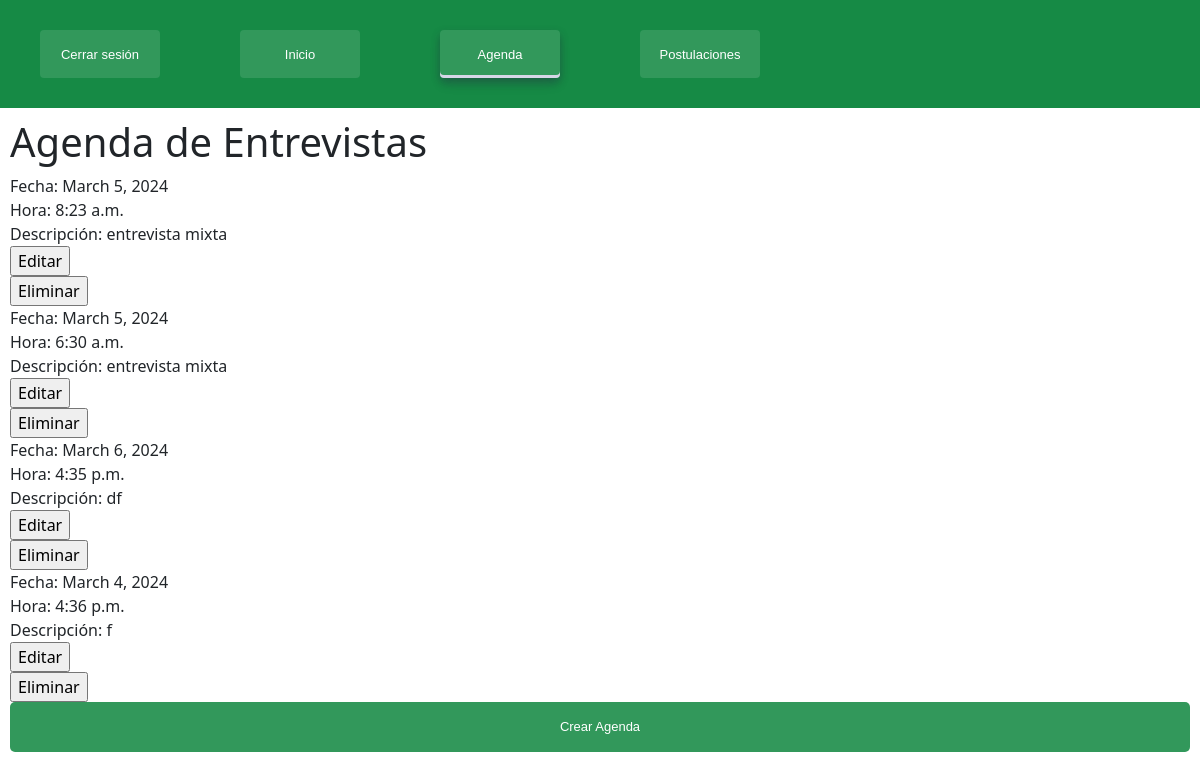
Before: /agendas/ with the older database file.
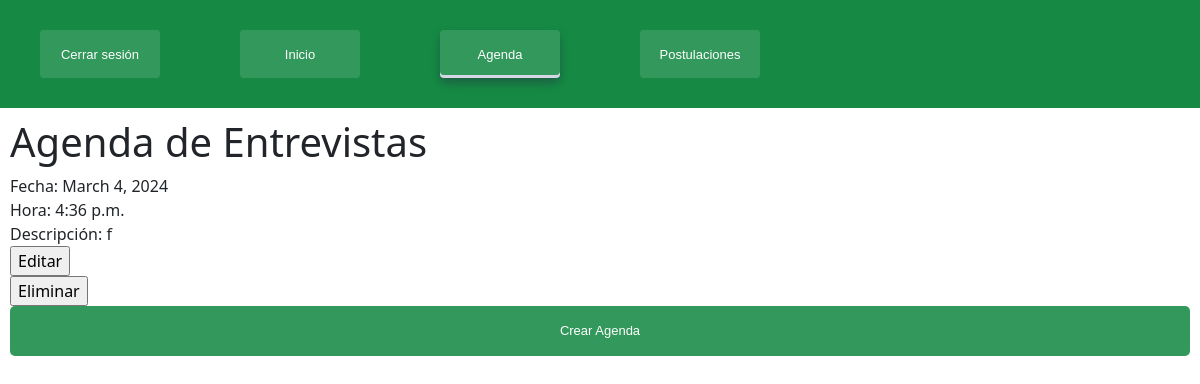
After: the same page with the newer database file.
### agendas/models.py (models this page shows, shortened)
class Agenda(models.Model):
    fecha = models.DateField()
    hora = models.TimeField()
    descripcion = models.TextField()

### agendas/views.py (the view)
# urls.py: path('', views.agendaM, name='agendaM'),
def agendaM(request):
    agendas = Agenda.objects.all()
    return render(request, 'reclutador/agendaM.html', {'agendas': agendas})

### templates/reclutador/agendaM.html (shortened to what this page needs)
{% load static %}
<!DOCTYPE html>
<html lang="en">
<head>
    <link href="{% static 'css/candidato/encabezado/encabezadoP.css' %}" rel="stylesheet">
    <link href="{% static 'css/candidato/encabezado/encabezado.css' %}" rel="stylesheet">
    <link rel="stylesheet" href="{% static 'css/candidato/hoja_vida/hoja_vida.css' %}">
    <link href="https://cdn.jsdelivr.net/npm/bootstrap@5.3.2/dist/css/bootstrap.min.css" rel="stylesheet">
</head>
<body>
    <div class="contenedor">
        <aside class="encabezado">
            <div class="flex4">
                <div class="navegacion">
                    <a class="but" href="{% url 'home' %}" onclick="return confirm('¿Estás seguro de cerrar sesión?')">Cerrar sesión</a>
                    <a class="but" href="{% url 'inicioM' %}">Inicio</a>
                    <a class="butP" href="{% url 'agendaM' %}">Agenda</a>
                    <a class="but" href="{% url 'postulacionesM' %}">Postulaciones</a>
                </div>
            </div>
        </aside>
        <div class="agendaM" style="padding: 10px;">
            <div class="flex3">
                <h1>Agenda de Entrevistas</h1>
                <div class="entrevistas">
                    {% for agenda in agendas %}
                        <div class="entrevista">
                            <div class="fecha">Fecha: {{ agenda.fecha }}</div>
                            <div class="hora">Hora: {{ agenda.hora }}</div>
                            <div class="descripcion">Descripción: {{ agenda.descripcion }}</div>
                            <form method="post" action="{% url 'editar_agendaM' agenda.id %}">
                                <input type="submit" value="Editar">
                            </form>
                            <form method="post" action="{% url 'eliminar_agendaM' agenda.id %}" onsubmit="return confirm('¿Estás seguro?')">
                                <input type="submit" value="Eliminar">
                            </form>
                        </div>
                    {% endfor %}
                </div>
                <div class="agregar-agenda">
                    <a href="{% url 'agenda_form' %}"><button class="file-name1" type="button" id="view-cv">Crear Agenda</button></a>
                </div>
            </div>
        </div>
    </div>
</body>
</html>

Changed rows visible on the page:
removed Agenda: fecha "March 5, 2024", hora "8:23 a.m.", descripcion "entrevista mixta"
removed Agenda: fecha "March 5, 2024", hora "6:30 a.m.", descripcion "entrevista mixta"
removed Agenda: fecha "March 6, 2024", hora "4:35 p.m.", descripcion "df"
